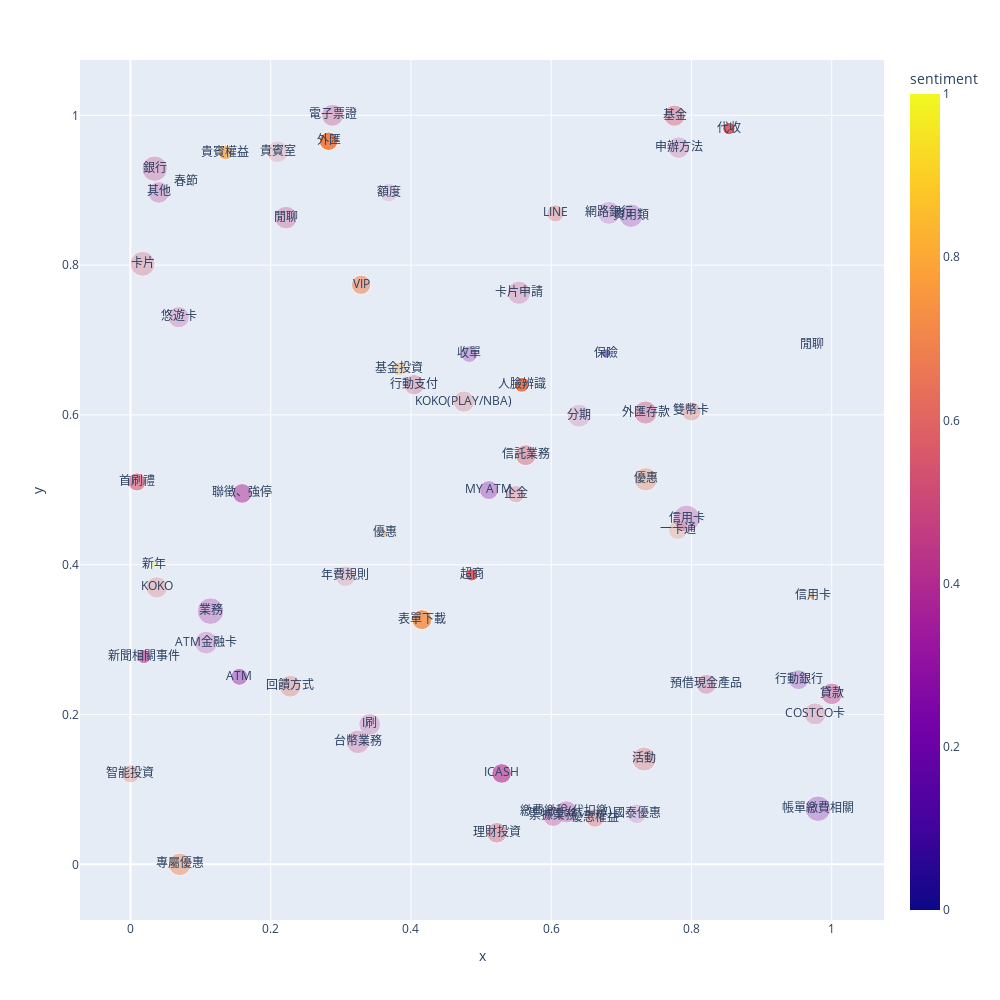

The code cell stored with this chart in its notebook:
### Code cell
fig = px.scatter(df_kw_sent, x='x', y='y', size='count', color='sentiment', 
                 opacity=df_kw_sent['confidence'].values, text='keyword', size_max=19, height=1000, width=1000)
fig.show()
